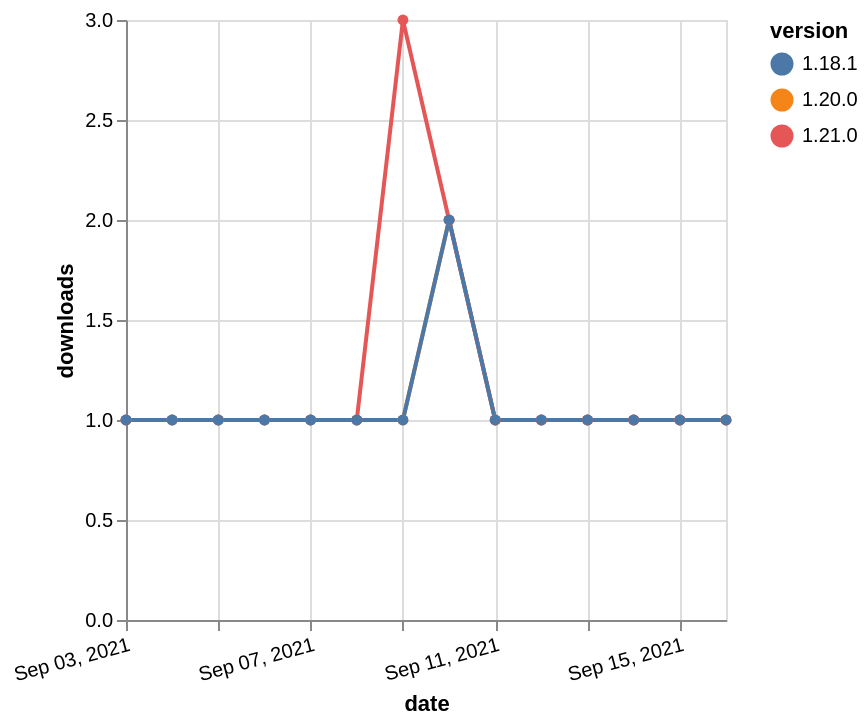

Write a Vega-Lite specification for this figure.
### Vega-Lite specification from a JSON file in a GitHub repository (floating-point values rounded to 4 significant figures)
{"$schema": "https://vega.github.io/schema/vega-lite/v5.json", "description": "A simple bar chart with embedded data.", "data": {"values": [{"date": "2021-09-03", "total": 201, "delta": 1, "version": "1.20.0"}, {"date": "2021-09-04", "total": 202, "delta": 1, "version": "1.20.0"}, {"date": "2021-09-05", "total": 203, "delta": 1, "version": "1.20.0"}, {"date": "2021-09-06", "total": 204, "delta": 1, "version": "1.20.0"}, {"date": "2021-09-07", "total": 205, "delta": 1, "version": "1.20.0"}, {"date": "2021-09-08", "total": 206, "delta": 1, "version": "1.20.0"}, {"date": "2021-09-09", "total": 207, "delta": 1, "version": "1.20.0"}, {"date": "2021-09-10", "total": 209, "delta": 2, "version": "1.20.0"}, {"date": "2021-09-11", "total": 210, "delta": 1, "version": "1.20.0"}, {"date": "2021-09-12", "total": 211, "delta": 1, "version": "1.20.0"}, {"date": "2021-09-13", "total": 212, "delta": 1, "version": "1.20.0"}, {"date": "2021-09-14", "total": 213, "delta": 1, "version": "1.20.0"}, {"date": "2021-09-15", "total": 214, "delta": 1, "version": "1.20.0"}, {"date": "2021-09-16", "total": 215, "delta": 1, "version": "1.20.0"}, {"date": "2021-09-03", "total": 202, "delta": 1, "version": "1.21.0"}, {"date": "2021-09-04", "total": 203, "delta": 1, "version": "1.21.0"}, {"date": "2021-09-05", "total": 204, "delta": 1, "version": "1.21.0"}, {"date": "2021-09-06", "total": 205, "delta": 1, "version": "1.21.0"}, {"date": "2021-09-07", "total": 206, "delta": 1, "version": "1.21.0"}, {"date": "2021-09-08", "total": 207, "delta": 1, "version": "1.21.0"}, {"date": "2021-09-09", "total": 210, "delta": 3, "version": "1.21.0"}, {"date": "2021-09-10", "total": 212, "delta": 2, "version": "1.21.0"}, {"date": "2021-09-11", "total": 213, "delta": 1, "version": "1.21.0"}, {"date": "2021-09-12", "total": 214, "delta": 1, "version": "1.21.0"}, {"date": "2021-09-13", "total": 215, "delta": 1, "version": "1.21.0"}, {"date": "2021-09-14", "total": 216, "delta": 1, "version": "1.21.0"}, {"date": "2021-09-15", "total": 217, "delta": 1, "version": "1.21.0"}, {"date": "2021-09-16", "total": 218, "delta": 1, "version": "1.21.0"}, {"date": "2021-09-03", "total": 253, "delta": 1, "version": "1.18.1"}, {"date": "2021-09-04", "total": 254, "delta": 1, "version": "1.18.1"}, {"date": "2021-09-05", "total": 255, "delta": 1, "version": "1.18.1"}, {"date": "2021-09-06", "total": 256, "delta": 1, "version": "1.18.1"}, {"date": "2021-09-07", "total": 257, "delta": 1, "version": "1.18.1"}, {"date": "2021-09-08", "total": 258, "delta": 1, "version": "1.18.1"}, {"date": "2021-09-09", "total": 259, "delta": 1, "version": "1.18.1"}, {"date": "2021-09-10", "total": 261, "delta": 2, "version": "1.18.1"}, {"date": "2021-09-11", "total": 262, "delta": 1, "version": "1.18.1"}, {"date": "2021-09-12", "total": 263, "delta": 1, "version": "1.18.1"}, {"date": "2021-09-13", "total": 264, "delta": 1, "version": "1.18.1"}, {"date": "2021-09-14", "total": 265, "delta": 1, "version": "1.18.1"}, {"date": "2021-09-15", "total": 266, "delta": 1, "version": "1.18.1"}, {"date": "2021-09-16", "total": 267, "delta": 1, "version": "1.18.1"}]}, "width": "container", "mark": {"type": "line", "point": {"filled": true}}, "encoding": {"x": {"field": "date", "type": "temporal", "timeUnit": "yearmonthdate", "title": "date", "axis": {"labelAngle": -15}}, "y": {"field": "delta", "type": "quantitative", "title": "downloads"}, "color": {"field": "version", "type": "nominal"}, "tooltip": {"field": "delta"}}}
